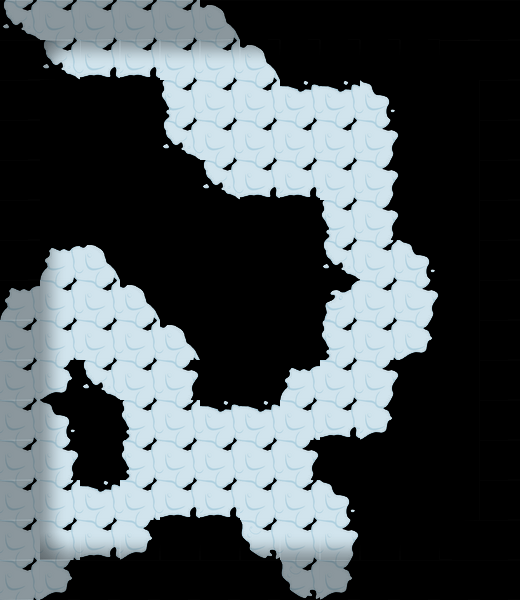

The image is a tile-based game level rendered from a .tmx file. Its description and source (layers, tilesets, objects; grid data summarised) follow:
An orthogonal 13x15 tile map with 40x40 px tiles, 2 tile layers (块层 1, 块层 2).

<map version="1.0" orientation="orthogonal" width="13" height="15" tilewidth="40" tileheight="40">
 <tileset firstgid="1" name="bcmap_skin" tilewidth="40" tileheight="40">
  <image source="bcmap_skin.png" width="200" height="280" />
 </tileset>
 <layer name="块层 1" width="13" height="15">
  <data>[195 cells, 95 non-empty, 15 distinct tile ids]</data>
 </layer>
 <layer name="块层 2" width="13" height="15">
  <data>[195 cells, 96 non-empty, 9 distinct tile ids]</data>
 </layer>
</map>
